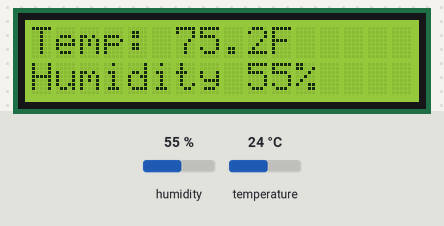
Bench run of a program on a simulated ESP32 board running MicroPython. Shown: 16×2 character LCD. The test bench sets the inputs (shaded band); at power-on: humidity 55 %, temperature 24 °C.

Above: at 1.2 s.
1.3 s: humidity set to 22 %
At 7.0 s:
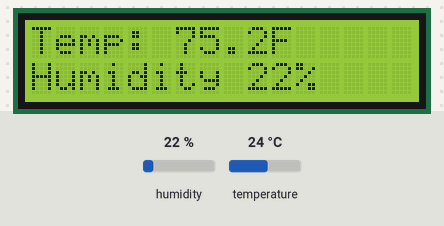
12.7 s: temperature set to 12 °C
At 18.2 s:
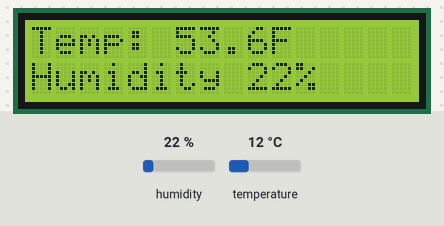
23.8 s: humidity set to 40 %
At 29.4 s:
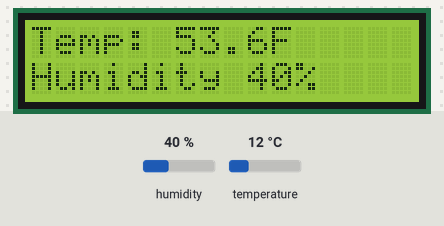
35.2 s: temperature set to 19 °C
At 41.8 s:
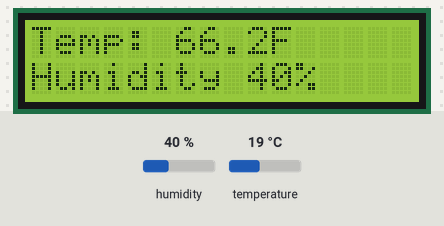
Timing chart, 0 to 43.3 s (numbered marks = the images above; inputs shaded):
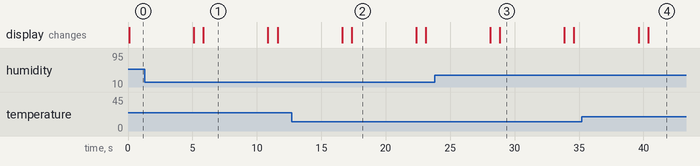

The program:

temp_humidity.py
```python
from time import sleep

import dht
from lcd_i2c import LCD
from machine import Pin, SoftI2C

sensor_data = dht.DHT11(Pin(15))
button = Pin(2, Pin.IN)

I2C_ADDR = 0x27
NUM_ROWS = 2
NUM_COLS = 16

i2c = SoftI2C(scl=Pin(22), sda=Pin(21))
lcd = LCD(addr=I2C_ADDR, cols=NUM_COLS, rows=NUM_ROWS)

lcd.begin()
lcd.print("Hello, World!")
lcd.clear()


def get_room_data():
    sensor_data.measure()

    t = (sensor_data.temperature() * 1.8) + 32
    h = sensor_data.humidity()

    temp = f"Temp: {t}F"
    hum = f"Humidity {h}%"

    lcd.home()
    lcd.print(temp)
    lcd.set_cursor(col=0, row=1)
    lcd.print(hum)


while True:
    get_room_data()
    sleep(5)
    lcd.clear()
    lcd.home()
    lcd.print("Refreshing...")
    sleep(0.7)
    lcd.clear()
```

Measured:
- after the input at 1.3 s, the display: first differs from a run without the input after 4.6 s (image 1)
- after the input at 12.7 s, the display: first differs from a run without the input after 4.7 s (image 2)
- after the input at 23.8 s, the display: first differs from a run without the input after 5.1 s (image 3)
- after the input at 35.2 s, the display: first differs from a run without the input after 5.2 s (image 4)
- what the display in image 1 shows lasts 5.0 s, from 5.9 s to 10.9 s
